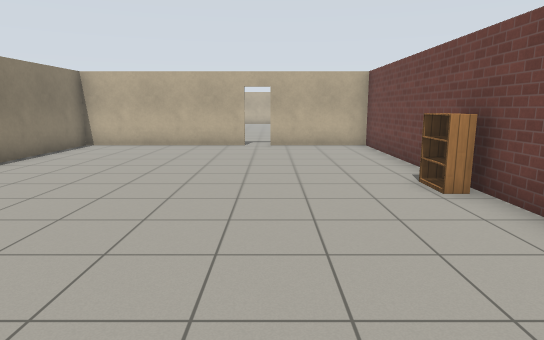
View 1 (above)

23 first-person views from a walk through a robot-simulator world made for Gazebo. The camera is 1.3 m above the floor, tilts 10° down and sees 75° across. The floor is counted in squares, 1 m on a side. Each view is taken from the middle of a square. On the plan, view 1 faces up. The plan holds only what a view shows up to about 15 squares ahead; the rest is blank. The place goes on beyond the plan. Gazebo's built-in surfaces are drawn with simple patterns. Simple shapes stand in for some stock models. Surface patterns are stand-ins for the level's own textures.

View 2
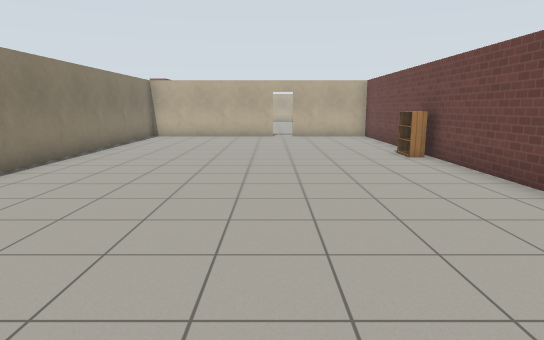

View 3
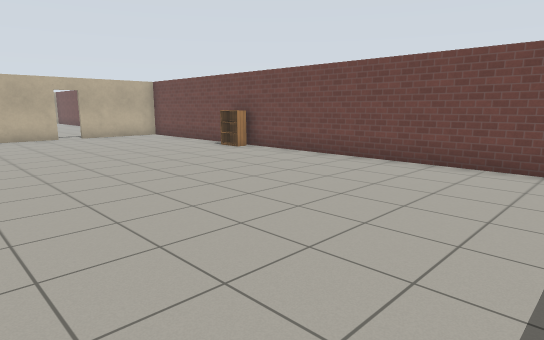

View 4
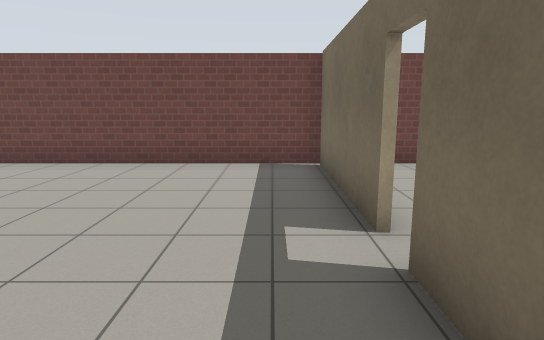

View 5
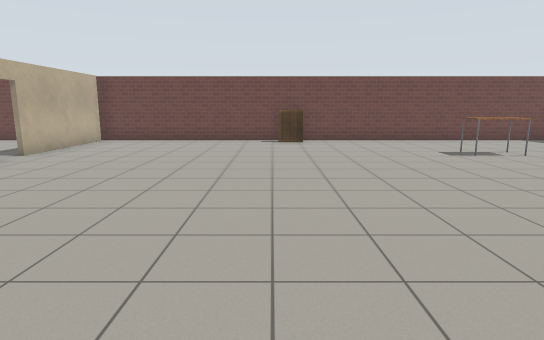

View 6
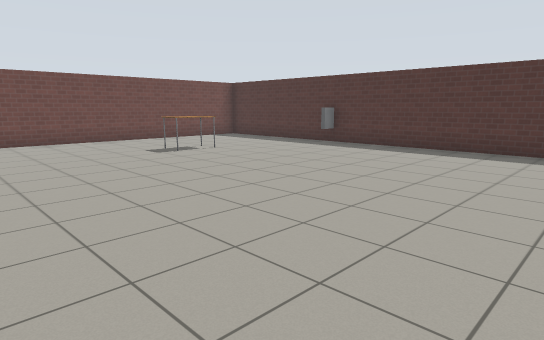

View 7
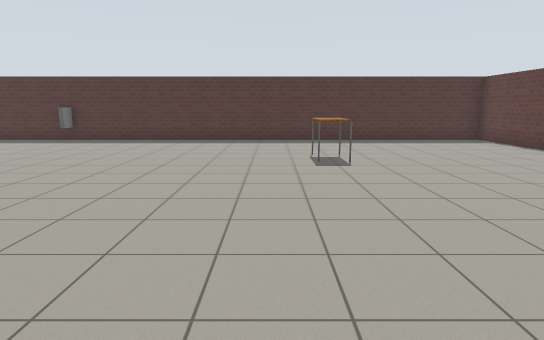

View 8
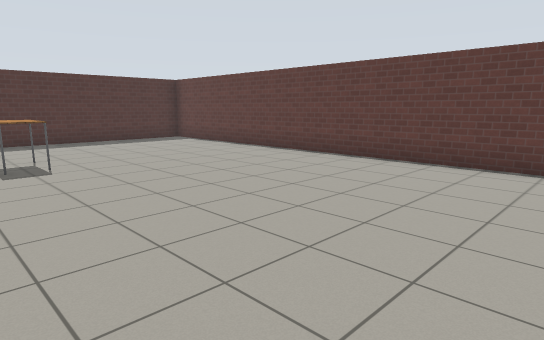

View 9
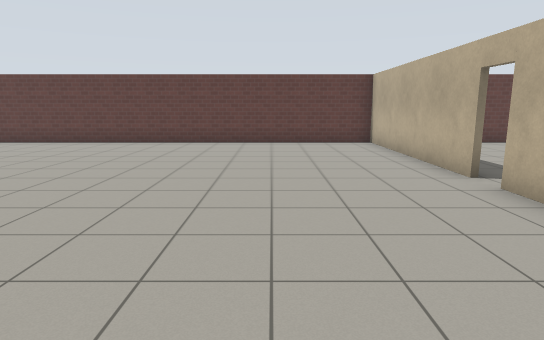

View 10
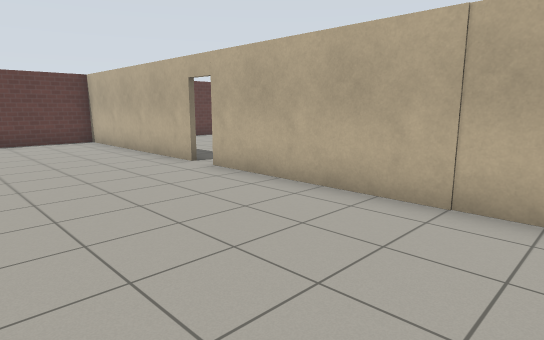

View 11
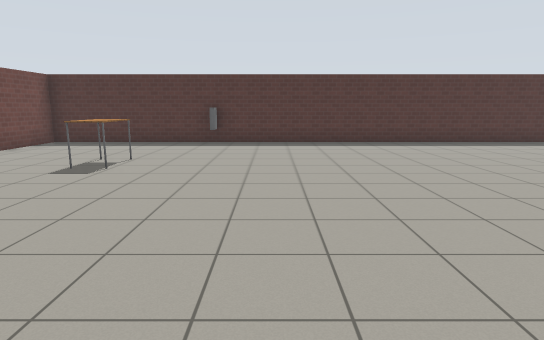

View 12
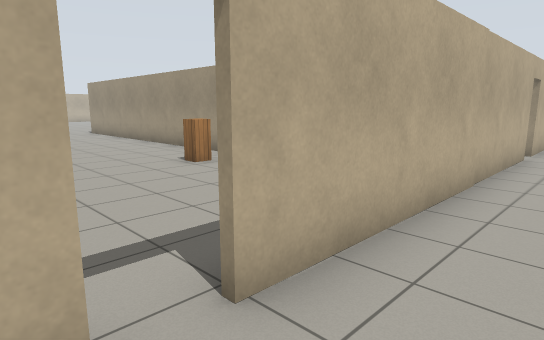

View 13
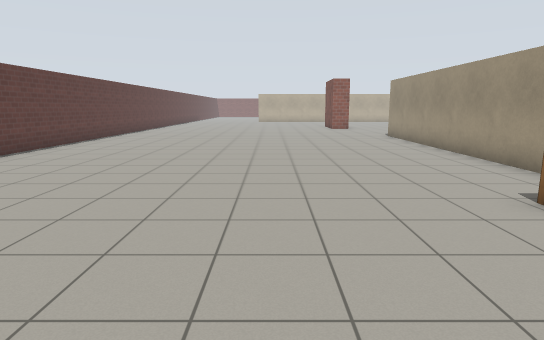

View 14
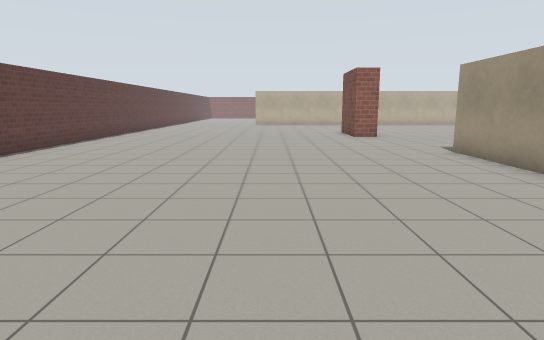

View 15
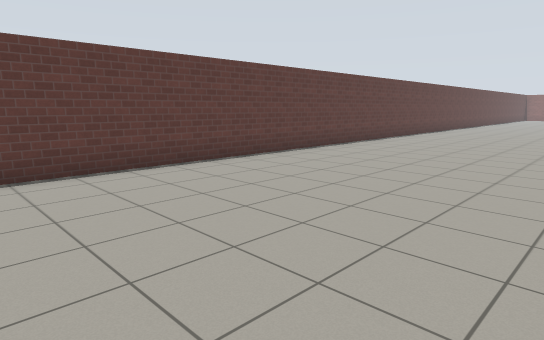

View 16
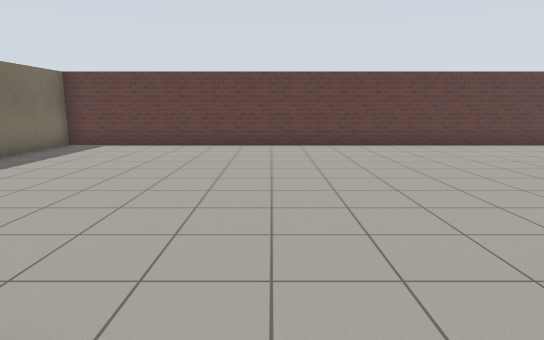

View 17
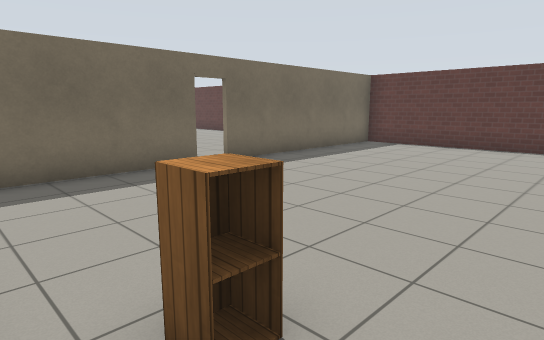

View 18
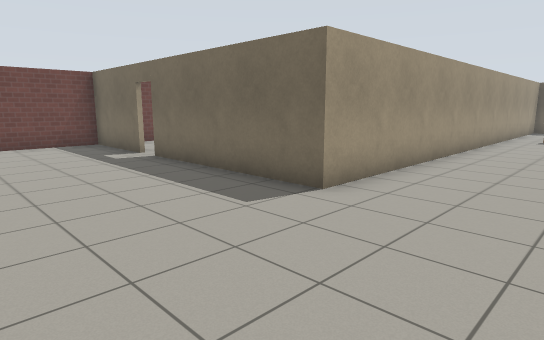

View 19
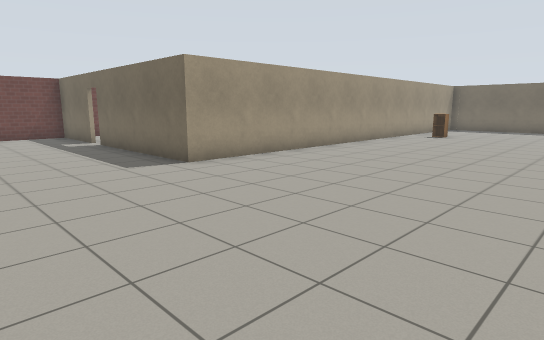

View 20
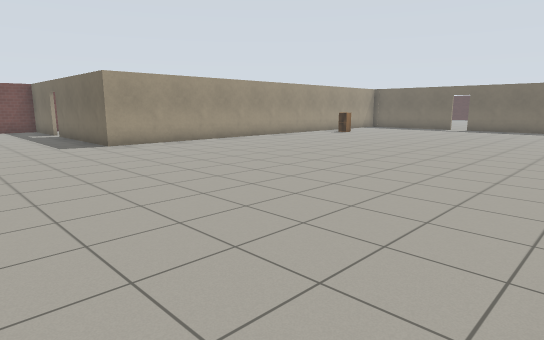

View 21
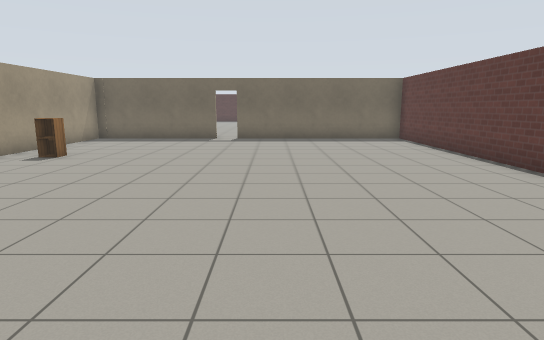

View 22
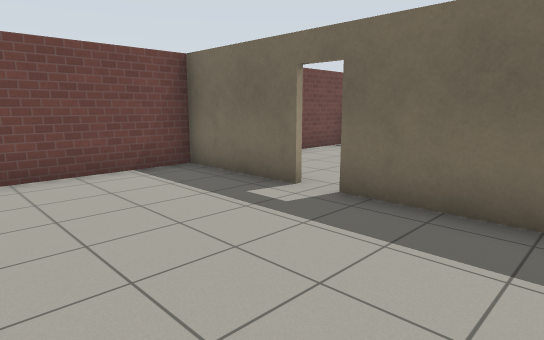

View 23
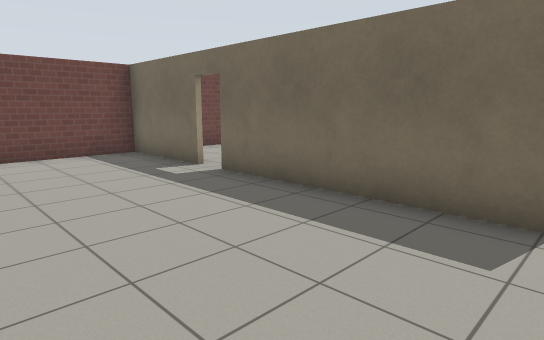

### Floor plan
Points are (right, up) in squares from view 1. A wall is a line through its corners. A room is listed if a view was taken in it or the views show most of it. See-through windows are left out.
Room 1 (views 1, 2, 3, 4)
walls: (-0.9, 12.3) (-6.5, 12.3) (-6.5, 3); (-1.5, -5.1) (3.1, -5.1); (3.4, 12.3) (-0.1, 12.3); (-3.7, -5.1) (-2.2, -5.1); (3.3, -4.9) (3.3, 12.1)
ways out: open door at (-2, -5) to room 2; open door at (-0.5, 12) to room 3
objects: bookshelf (3, 6)
Room 2 (views 5, 6, 7, 8, 9, 10, 11, 12)
walls: (-12.5, -5.3) (-19.4, -5.3) (-19.4, -23.4) (3.3, -23.4) (3.3, -4.9); (-2.3, -5.3) (-11.8, -5.3); (3.1, -5.3) (-1.5, -5.3)
ways out: open door at (-2, -5) to room 1; open door at (-12, -5) to room 3
objects: table (-13, -19) to (-12, -18); window (-3, -23); table (-1, -19) to (-1, -18); bookshelf (3, -13)
Room 3 (views 13, 14, 15, 16, 17, 18, 19, 20, 21, 22, 23)
walls: (-0.1, 12.5) (3.4, 12.5); (-19.4, 17.4) (-19.4, -5.1) (-12.5, -5.1); (-11.7, -5.1) (-6.6, -5.1) (-6.6, 12.5) (-0.9, 12.5); (3.3, 12.1) (3.3, 16.1)
ways out: open door at (-0.5, 12) to room 1; open door at (-12, -5) to room 2
objects: cabinet (-8, 0)

Where each view was taken, in squares from view 1:
view 1: 0 up, 0 right, facing up
view 2: 4 down, 1 left, facing up
view 3: 4 down, 5 left, facing up-right
view 4: 4 down, 5 left, facing right
view 5: 12 down, 11 left, facing right
view 6: 12 down, 11 left, facing down-right
view 7: 9 down, 11 left, facing down
view 8: 9 down, 11 left, facing down-left
view 9: 9 down, 6 left, facing left
view 10: 10 down, 5 left, facing up-left
view 11: 10 down, 5 left, facing down
view 12: 7 down, 13 left, facing up-right
view 13: 4 down, 12 left, facing up
view 14: 2 up, 12 left, facing up
view 15: 2 up, 12 left, facing up-left
view 16: 2 up, 7 left, facing left
view 17: 2 up, 7 left, facing down-left
view 18: 17 up, 10 left, facing down-right
view 19: 17 up, 14 left, facing down-right
view 20: 17 up, 19 left, facing down-right
view 21: 10 up, 14 left, facing down
view 22: 17 up, 4 left, facing down-right
view 23: 17 up, 7 left, facing down-right
